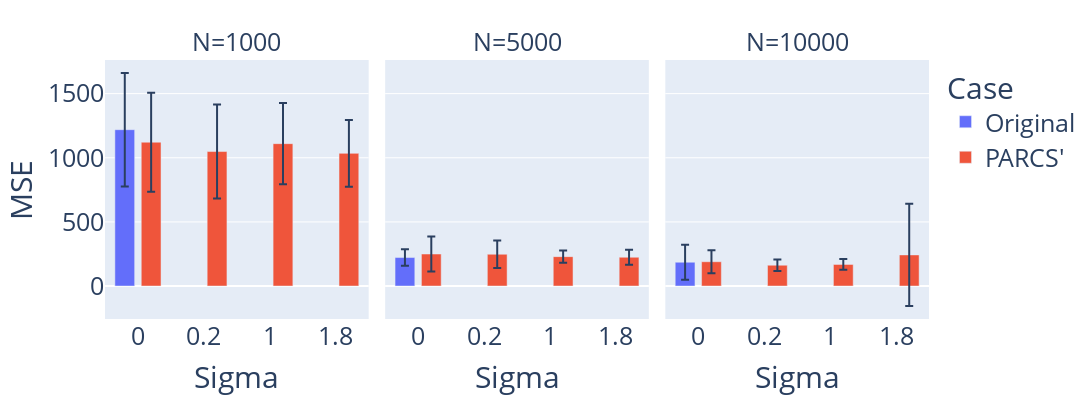

Source (notebook cell):
### Code cell
fig = px.bar(df_avg, x='sigma', y='mse', barmode='group', color = 'case',
                facet_col='data_size', facet_col_wrap=3,
                height = 400, width = 1200,
                category_orders = {'sigma': ['0', '0.2', '1', '1.8'],
                                   'data_size': ['5000', '10000'],
                                   'data_size': ['1000', '5000', '10000'],
                                   'rho': ['0.1', '0.5', '0.9']},
                error_y = 'std',
                labels={
                     "data_size": "N",
                     "mse": "MSE",
                     "case": "Case",
                     'sigma': 'Sigma'
                 })
fig.update_xaxes(type='category')
fig.update_layout(
    font=dict(
        size=25
    )
)
fig.update_traces(width=0.3)
fig.show()
fig.write_image(f"{img_dir}/mean squared error bar.pdf")

### Figure 1 — Plotly figure (JSON) as saved in the notebook; plotly's stock layout.template omitted (floating-point values rounded to 4 significant figures)
{"data": [{"alignmentgroup": "True", "error_y": {"array": [442.2]}, "hovertemplate": "Case=Original<br>N=1000<br>Sigma=%{x}<br>MSE=%{y}<extra></extra>", "legendgroup": "Original", "marker": {"color": "#636efa", "pattern": {"shape": ""}}, "name": "Original", "offsetgroup": "Original", "orientation": "v", "showlegend": true, "textposition": "auto", "type": "bar", "width": 0.3, "x": ["0"], "xaxis": "x", "y": [1219.0], "yaxis": "y"}, {"alignmentgroup": "True", "error_y": {"array": [64.2]}, "hovertemplate": "Case=Original<br>N=5000<br>Sigma=%{x}<br>MSE=%{y}<extra></extra>", "legendgroup": "Original", "marker": {"color": "#636efa", "pattern": {"shape": ""}}, "name": "Original", "offsetgroup": "Original", "orientation": "v", "showlegend": false, "textposition": "auto", "type": "bar", "width": 0.3, "x": ["0"], "xaxis": "x2", "y": [222.1], "yaxis": "y2"}, {"alignmentgroup": "True", "error_y": {"array": [135.7]}, "hovertemplate": "Case=Original<br>N=10000<br>Sigma=%{x}<br>MSE=%{y}<extra></extra>", "legendgroup": "Original", "marker": {"color": "#636efa", "pattern": {"shape": ""}}, "name": "Original", "offsetgroup": "Original", "orientation": "v", "showlegend": false, "textposition": "auto", "type": "bar", "width": 0.3, "x": ["0"], "xaxis": "x3", "y": [185.7], "yaxis": "y3"}, {"alignmentgroup": "True", "error_y": {"array": [385.6, 366.7, 316.3, 260.9]}, "hovertemplate": "Case=PARCS'<br>N=1000<br>Sigma=%{x}<br>MSE=%{y}<extra></extra>", "legendgroup": "PARCS'", "marker": {"color": "#EF553B", "pattern": {"shape": ""}}, "name": "PARCS'", "offsetgroup": "PARCS'", "orientation": "v", "showlegend": true, "textposition": "auto", "type": "bar", "width": 0.3, "x": ["0", "0.2", "1", "1.8"], "xaxis": "x", "y": [1121.0, 1048.0, 1110.0, 1034.0], "yaxis": "y"}, {"alignmentgroup": "True", "error_y": {"array": [137.1, 107.5, 47.77, 58.24]}, "hovertemplate": "Case=PARCS'<br>N=5000<br>Sigma=%{x}<br>MSE=%{y}<extra></extra>", "legendgroup": "PARCS'", "marker": {"color": "#EF553B", "pattern": {"shape": ""}}, "name": "PARCS'", "offsetgroup": "PARCS'", "orientation": "v", "showlegend": false, "textposition": "auto", "type": "bar", "width": 0.3, "x": ["0", "0.2", "1", "1.8"], "xaxis": "x2", "y": [249.6, 247.8, 229.2, 224.4], "yaxis": "y2"}, {"alignmentgroup": "True", "error_y": {"array": [89.0, 44.83, 41.34, 398.6]}, "hovertemplate": "Case=PARCS'<br>N=10000<br>Sigma=%{x}<br>MSE=%{y}<extra></extra>", "legendgroup": "PARCS'", "marker": {"color": "#EF553B", "pattern": {"shape": ""}}, "name": "PARCS'", "offsetgroup": "PARCS'", "orientation": "v", "showlegend": false, "textposition": "auto", "type": "bar", "width": 0.3, "x": ["0", "0.2", "1", "1.8"], "xaxis": "x3", "y": [189.6, 162.5, 168.8, 242.6], "yaxis": "y3"}], "layout": {"annotations": [{"font": {}, "showarrow": false, "text": "N=1000", "x": 0.16, "xanchor": "center", "xref": "paper", "y": 1, "yanchor": "bottom", "yref": "paper"}, {"font": {}, "showarrow": false, "text": "N=5000", "x": 0.5, "xanchor": "center", "xref": "paper", "y": 1, "yanchor": "bottom", "yref": "paper"}, {"font": {}, "showarrow": false, "text": "N=10000", "x": 0.84, "xanchor": "center", "xref": "paper", "y": 1, "yanchor": "bottom", "yref": "paper"}], "barmode": "group", "font": {"size": 25}, "height": 400, "legend": {"title": {"text": "Case"}, "tracegroupgap": 0}, "margin": {"t": 60}, "width": 1200, "xaxis": {"anchor": "y", "categoryarray": ["0", "0.2", "1", "1.8"], "categoryorder": "array", "domain": [0, 0.32], "title": {"text": "Sigma"}, "type": "category"}, "xaxis2": {"anchor": "y2", "categoryarray": ["0", "0.2", "1", "1.8"], "categoryorder": "array", "domain": [0.34, 0.66], "matches": "x", "title": {"text": "Sigma"}, "type": "category"}, "xaxis3": {"anchor": "y3", "categoryarray": ["0", "0.2", "1", "1.8"], "categoryorder": "array", "domain": [0.68, 1.0], "matches": "x", "title": {"text": "Sigma"}, "type": "category"}, "yaxis": {"anchor": "x", "domain": [0, 1], "title": {"text": "MSE"}}, "yaxis2": {"anchor": "x2", "domain": [0, 1], "matches": "y", "showticklabels": false}, "yaxis3": {"anchor": "x3", "domain": [0, 1], "matches": "y", "showticklabels": false}}}
